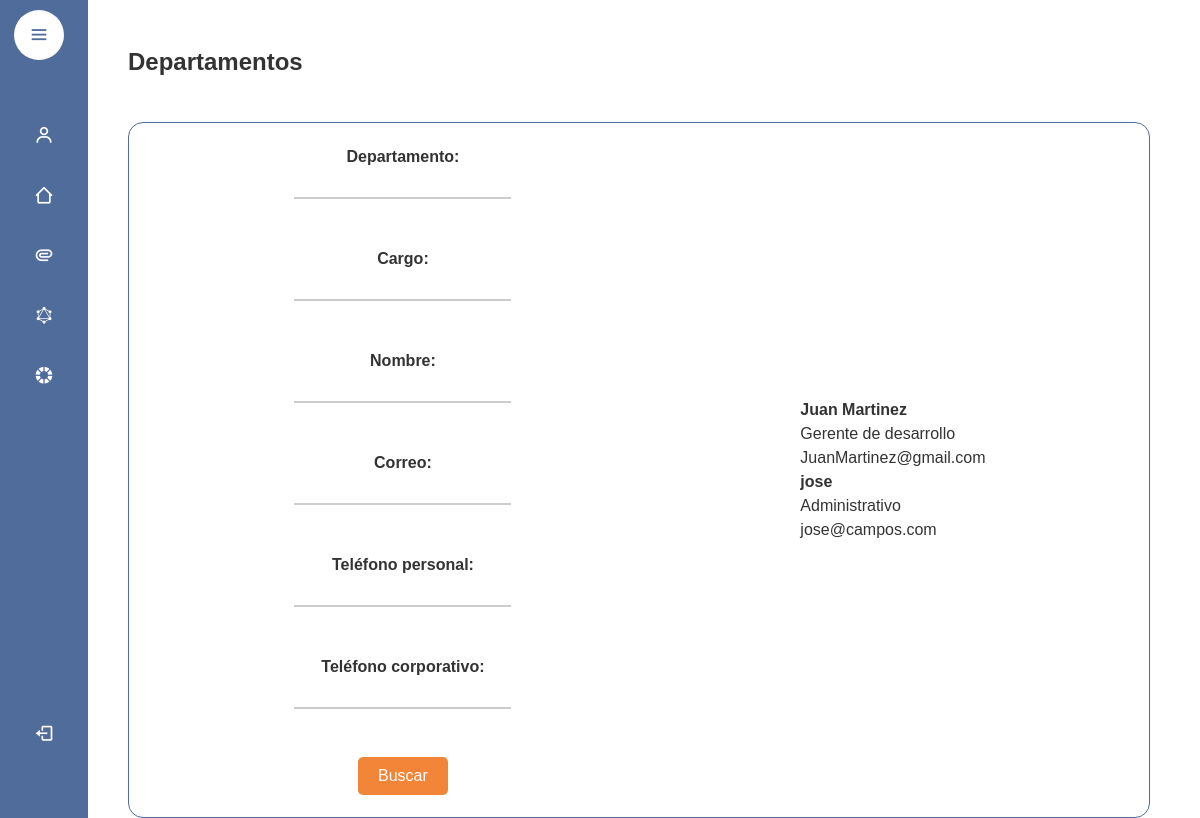
The page /Views/departamentos.php (signed in) on the database its author committed.
### tables this page shows
CREATE TABLE `colaboradores` (
  `id` int(20) NOT NULL,
  `departamento` varchar(50) DEFAULT NULL,
  `cargo` varchar(50) DEFAULT NULL,
  `nombre` varchar(50) DEFAULT NULL,
  `correo` varchar(50) DEFAULT NULL,
  `telefono_personal` int(20) DEFAULT NULL,
  `telefono_coorp` int(20) DEFAULT NULL,
  `contrasena` varchar(50) DEFAULT NULL,
  `foto-perfil` varchar(100) DEFAULT NULL
);

### Controllers/ColaboradoresController.php (called while the page is built, shortened)
<?php
require_once('../Models/ColaboradoresModel.php');
class ColaboradoresController {
    public function index() {
        $colaboradoresModel = new ColaboradoresModel();
        $colaboradores = $colaboradoresModel->obtenerColaboradores();
        require_once('../Views/Colaboradores/index.php');
    }
}
?>

### Models/ColaboradoresModel.php (called while the page is built, shortened)
<?php
require_once('../Config/db_config.php');
class ColaboradoresModel {
    public function obtenerColaboradores() {
        global $conn;
        $query = "SELECT cargo, nombre, correo FROM colaboradores";
        $result = mysqli_query($conn, $query);
        $usuarios = array();
        while ($row = mysqli_fetch_assoc($result)) {
            $usuarios[] = $row;
        }
        return $usuarios;
    }
}

### Views/Colaboradores/index.php (the view)
<?php
foreach ($colaboradores as $colaboradores) {
?>
    <div class="usercard">
        <div class="member">
            <h4>
                <?php
                echo $colaboradores['nombre'] . "<br>";
                ?>
            </h4>
            <span>
                <?php
                    echo $colaboradores['cargo']."<br>";
                ?>
            </span>
            <span>
                <?php
                    echo $colaboradores['correo']."<br>";
                ?>
            </span>
        </div>
    </div>
<?php
}
?>

### Views/stylepanel.css (style rules this page uses)
* { box-sizing: border-box; margin: 0px; padding: 0px; }
body { font-family: helvetica; font-size: 16px; line-height: 24px; color: #333; background-color: white; width: 100%; }
:root { --shadow-color: 0deg 0% 0%; --shadow-elevation-low: -1px 1px 1.6px hsl(var(--shadow-color) / 0.12), -1.7px 1.7px 2.7px -1.2px hsl(var(--shadow-color) / 0.12), -4.3px 4.3px 6.8px -2.5px hsl(var(--shadow-color) / 0.12); --shadow-elevation-medium: -1px 1px 1.6px hsl(var(--shadow-color) / 0.13), -3.5px 3.5px 5.6px -0.8px hsl(var(--shadow-color) / 0.13), -8.8px 8.8px 14px -1.7px hsl(var(--shadow-color) / 0.13), -21.6px 21.6px 34.4px -2.5px hsl(var(--shadow-color) / 0.13); --shadow-elevation-high: -1px 1px 1.6px hsl(var(--shadow-color) / 0.12), -6.6px 6.6px 10.5px -0.4px hsl(var(--shadow-color) / 0.12), -12.5px 12.5px 19.9px -0.7px hsl(var(--shadow-color) / 0.12), -20.6px 20.6px 32.8px -1.1px hsl(var(--shadow-color) / 0.12), -33px 33px 52.5px -1.4px hsl(var(--shadow-color) / 0.12), -51.7px 51.7px 82.3px -1.8px hsl(var(--shadow-color) / 0.12), -78.7px 78.7px 125.2px -2.1px hsl(var(--shadow-color) / 0.12), -116px 116px 184.6px -2.5px hsl(var(--shadow-color) / 0.12); --color2: #4f6c9b; --color1: #f28537; --color3: white; --tran2: all 0.2s ease; --tran3: all 0.3s ease; --tran4: all 0.4s ease; --tran5: all 0.5s ease; }

### rows shown on the page
colaboradores: nombre "Juan Martinez", cargo "Gerente de desarrollo", correo "JuanMartinez@gmail.com"
colaboradores: nombre "jose", cargo "Administrativo", correo "jose@campos.com"
